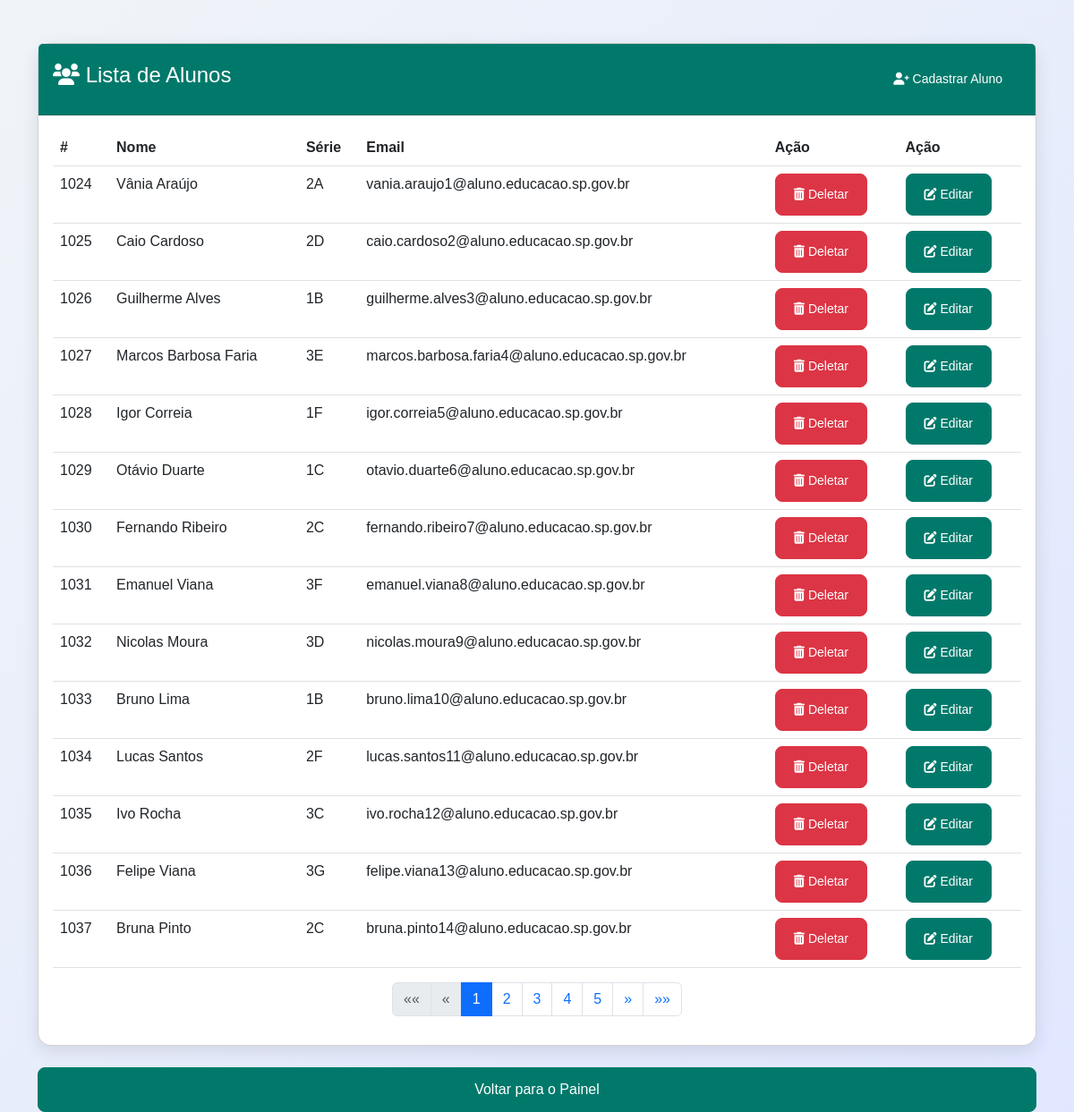
Screenshot of /frontend/lista_alunos.php (signed in) with the database file from the repository.
### tables this page shows
CREATE TABLE `alunos` (
  `id` int(11) NOT NULL,
  `nome` varchar(255) NOT NULL,
  `serie` varchar(50) NOT NULL,
  `email` varchar(255) NOT NULL,
  `professor_id` int(11) NOT NULL
);

### backend/lista_alunos.php (called while the page is built, shortened)
<?php
require '../config.php';
$por_pagina = 14;
$pagina = isset($_GET['pagina']) ? (int)$_GET['pagina'] : 1;
$inicio = ($pagina - 1) * $por_pagina;
$total_resultados = $conn->query("SELECT COUNT(*) as total FROM alunos")->fetch_assoc()['total'];
$total_paginas = ceil($total_resultados / $por_pagina);
$result = $conn->query("SELECT id, nome, serie, email FROM alunos LIMIT $inicio, $por_pagina");

### frontend/lista_alunos.php (the view, shortened to what this page needs)
<?php
include('../backend/lista_alunos.php');
?>
<!DOCTYPE html>
<html lang="pt">
<head>
    <link href="https://cdn.jsdelivr.net/npm/bootstrap@5.3.0/dist/css/bootstrap.min.css" rel="stylesheet">
    <link href="https://cdnjs.cloudflare.com/ajax/libs/font-awesome/6.0.0-beta3/css/all.min.css" rel="stylesheet">
    <link rel="stylesheet" href="./assets/css/lista_alunos.css">
</head>
<body>
    <div class="container mt-5">
        <div class="card">
            <div class="card-header">
                <div class="d-flex justify-content-between align-items-center">
                    <h4><i class="fas fa-users"></i> Lista de Alunos</h4>
                    <a href="cadastro_aluno.php" class="btn btn-primary btn-sm">
                        <i class="fas fa-user-plus"></i> Cadastrar Aluno
                    </a>
                </div>
            </div>
            <div class="card-body">
                <?php
                if ($result->num_rows > 0) {
                    echo "<table class='table table-hover'>
                            <thead>
                                <tr>
                                    <th>#</th>
                                    <th>Nome</th>
                                    <th>Série</th>
                                    <th>Email</th>
                                    <th>Ação</th>
                                    <th>Ação</th>
                                </tr>
                            </thead>
                            <tbody>";
                    while ($row = $result->fetch_assoc()) {
                        echo "<tr>
                            <td>" . $row['id'] . "</td>
                            <td>" . $row['nome'] . "</td>
                            <td>" . $row['serie'] . "</td>
                            <td>" . $row['email'] . "</td>
                            <td>
                                <a href='?deletar=" . $row['id'] . "' class='btn btn-danger btn-sm'>
                                    <i class='fas fa-trash-alt'></i> Deletar
                                </a>
                            </td>
                            <td>
                                <a href='editar_aluno.php?id=" . $row['id'] . "' class='btn btn-primary btn-sm'>
                                    <i class='fas fa-edit'></i> Editar
                                </a>
                            </td>
                        </tr>";
                    }
                    echo "</tbody></table>";
                } else {
                    echo "<p>Nenhum aluno cadastrado.</p>";
                } ?>
                <div style="width: 100%;">
                    <?php
                    $limite_links = 5;
                    $inicio_loop = max(1, $pagina - floor($limite_links / 2));
                    $fim_loop = min($total_paginas, $inicio_loop + $limite_links - 1);
                    echo "<nav aria-label='Page navigation'>";
                    echo "<ul class='pagination justify-content-center'>";
                    $disabled = ($pagina == 1) ? 'disabled' : '';
                    echo "<li class='page-item $disabled'><a class='page-link' href='?pagina=1'>&laquo;&laquo;</a></li>";
                    $prev = max(1, $pagina - 1);
                    $disabled = ($pagina == 1) ? 'disabled' : '';
                    echo "<li class='page-item $disabled'><a class='page-link' href='?pagina=$prev'>&laquo;</a></li>";
                    for ($i = $inicio_loop; $i <= $fim_loop; $i++) {
                        $ativo = ($i == $pagina) ? 'active' : '';
                        echo "<li class='page-item $ativo'><a class='page-link' href='?pagina=$i'>$i</a></li>";
                    }
                    $next = min($total_paginas, $pagina + 1);
                    $disabled = ($pagina == $total_paginas) ? 'disabled' : '';
                    echo "<li class='page-item $disabled'><a class='page-link' href='?pagina=$next'>&raquo;</a></li>";
                    $disabled = ($pagina == $total_paginas) ? 'disabled' : '';
                    echo "<li class='page-item $disabled'><a class='page-link' href='?pagina=$total_paginas'>&raquo;&raquo;</a></li>";
                    echo "</ul>";
                    echo "</nav>";
                    ?>
                </div>
            </div>
        </div>
        <br>
        <a href="dashboard.php" class="btn btn-primary w-100" id="voltaDashboardId">Voltar para o Painel</a>
        <br>
    </div>
</body>
</html>

### frontend/assets/css/lista_alunos.css (style rules this page uses)
body { background: linear-gradient(135deg, #f0f4f8, #e0e7ff); font-family: 'Arial', sans-serif; color: #212121; }
.container { margin-top: 40px; }
.card { border-radius: 15px; box-shadow: 0px 6px 20px rgba(0, 0, 0, 0.1); }
.card-header { background-color: #00796b; color: white; border-radius: 15px 15px 0 0; padding: 1rem; }
.btn-primary { background-color: #00796b; border-color: #00796b; padding: 12px 20px; border-radius: 8px; transition: all 0.3s ease; }
.btn-danger { background-color: #dc3545; border-color: #dc3545; padding: 12px 20px; border-radius: 8px; transition: all 0.3s ease; }

### rows the page displays
alunos: id "1024", nome "Vânia Araújo", serie "2A", email "vania.araujo1@aluno.educacao.sp.gov.br"
alunos: id "1025", nome "Caio Cardoso", serie "2D", email "caio.cardoso2@aluno.educacao.sp.gov.br"
alunos: id "1026", nome "Guilherme Alves", serie "1B", email "guilherme.alves3@aluno.educacao.sp.gov.br"
alunos: id "1027", nome "Marcos Barbosa Faria", serie "3E", email "marcos.barbosa.faria4@aluno.educacao.sp.gov.br"
alunos: id "1028", nome "Igor Correia", serie "1F", email "igor.correia5@aluno.educacao.sp.gov.br"
alunos: id "1029", nome "Otávio Duarte", serie "1C", email "otavio.duarte6@aluno.educacao.sp.gov.br"
alunos: id "1030", nome "Fernando Ribeiro", serie "2C", email "fernando.ribeiro7@aluno.educacao.sp.gov.br"
alunos: id "1031", nome "Emanuel Viana", serie "3F", email "emanuel.viana8@aluno.educacao.sp.gov.br"
alunos: id "1032", nome "Nicolas Moura", serie "3D", email "nicolas.moura9@aluno.educacao.sp.gov.br"
alunos: id "1033", nome "Bruno Lima", serie "1B", email "bruno.lima10@aluno.educacao.sp.gov.br"
alunos: id "1034", nome "Lucas Santos", serie "2F", email "lucas.santos11@aluno.educacao.sp.gov.br"
alunos: id "1035", nome "Ivo Rocha", serie "3C", email "ivo.rocha12@aluno.educacao.sp.gov.br"
alunos: id "1036", nome "Felipe Viana", serie "3G", email "felipe.viana13@aluno.educacao.sp.gov.br"
alunos: id "1037", nome "Bruna Pinto", serie "2C", email "bruna.pinto14@aluno.educacao.sp.gov.br"
